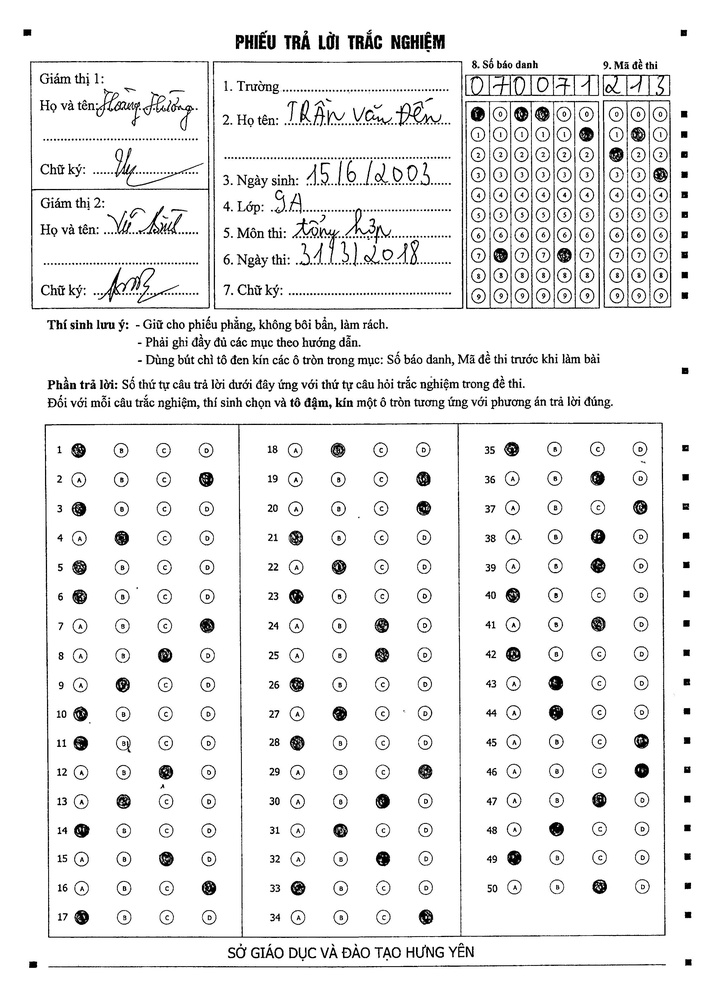
#> input picture data/images/20180402-1100 Bai thi 1.JPG, 708 x 997 px, shrunk from 2500 x 3524 before the run
$ python -i image_processing.py   (imports and definitions only)
#> lines starting #> are read from the running program, lines starting #| are printed output that depends on the picture; after the words box and inside, x2 and y2 are one past the last pixel; in counts of white or black regions, pixels touching at a corner belong together
import cv2
import numpy as np


def process_image(image_path):
    # Đọc ảnh
#> called with image_path = 'data/images/20180402-1100 Bai thi 1.JPG'
    image = cv2.imread(image_path)
#> image is the input picture: shape (997, 708, 3); min 0, max 255, mean 236.7
    gray = cv2.cvtColor(image, cv2.COLOR_BGR2GRAY)

    # Nhị phân hóa ảnh
    _, binary_image = cv2.threshold(gray, 150, 255, cv2.THRESH_BINARY_INV)
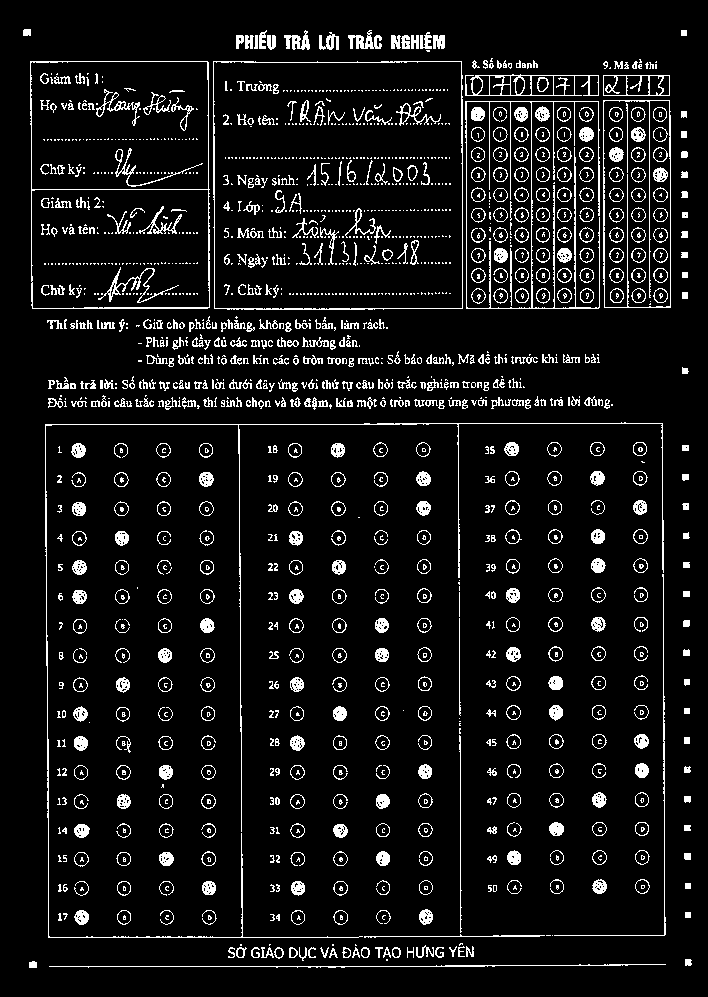
#> binary_image: shape (997, 708); 8% white in thin lines or dots, all inside (x1, y1, x2, y2) = (23, 29, 692, 968)

    # Phát hiện các ô tròn đáp án
    circles = cv2.HoughCircles(binary_image, cv2.HOUGH_GRADIENT, dp=1.2, minDist=10,
                               param1=50, param2=30, minRadius=10, maxRadius=20)
#> circles = 13 rows, first 8: [558.6, 114.6, 19.24], [642.6, 114.6, 19.24], [582.6, 114.6, 19.24], [498.6, 90.6, 16.6], [540.6, 113.4, 13.96], [594.6, 113.4, 19.24], [612.6, 114.6, 13.96], [630.6, 294.6, 19.24]

    # Xử lý kết quả phát hiện
    answers = []
    if circles is not None:
        circles = np.round(circles[0, :]).astype("int")
#> circles = 13 rows, first 8: [559, 115, 19], [643, 115, 19], [583, 115, 19], [499, 91, 17], [541, 113, 14], [595, 113, 19], [613, 115, 14], [631, 295, 19]
        for (x, y, r) in circles:
            # Kiểm tra xem ô có được tô hay không
            if is_filled(binary_image, x, y, r):
                answers.append((x, y))  # Lưu lại tọa độ các ô được tô
#> this loop made 13 passes
#> (x, y, r, filled_ratio in is_filled) on passes 1 to 12: (559, 115, 19, 58.91), (643, 115, 19, 55.76), (583, 115, 19, 54.64), (499, 91, 17, 53.64), (541, 113, 14, 84.07), (595, 113, 19, 47.44), (613, 115, 14, 37.27), (631, 295, 19, 49.47), (613, 85, 14, 57.98), (541, 85, 11, 59.03), (523, 85, 15, 61.33), (589, 295, 15, 49.42)
#> after the loop, answers = [(559, 115), (643, 115), (583, 115), (499, 91), (541, 113), (595, 113), (613, 115), (631, 295), (613, 85), (541, 85), (523, 85), (589, 295), (637, 235)]

    return answers


def is_filled(image, x, y, radius):
    # Kiểm tra tỷ lệ điểm đen trong vòng tròn
    mask = np.zeros_like(image)
    cv2.circle(mask, (x, y), radius, 255, -1)
    filled_ratio = np.sum(image[mask == 255]) / (np.pi * radius * radius)
    return filled_ratio > 0.5  # Trả về True nếu ô được tô đậm

>>> result = process_image('data/images/20180402-1100 Bai thi 1.JPG')
#> result has the same summary as answers in process_image

$ run again, on data/images/20180402-1100 Bai thi 3.JPG
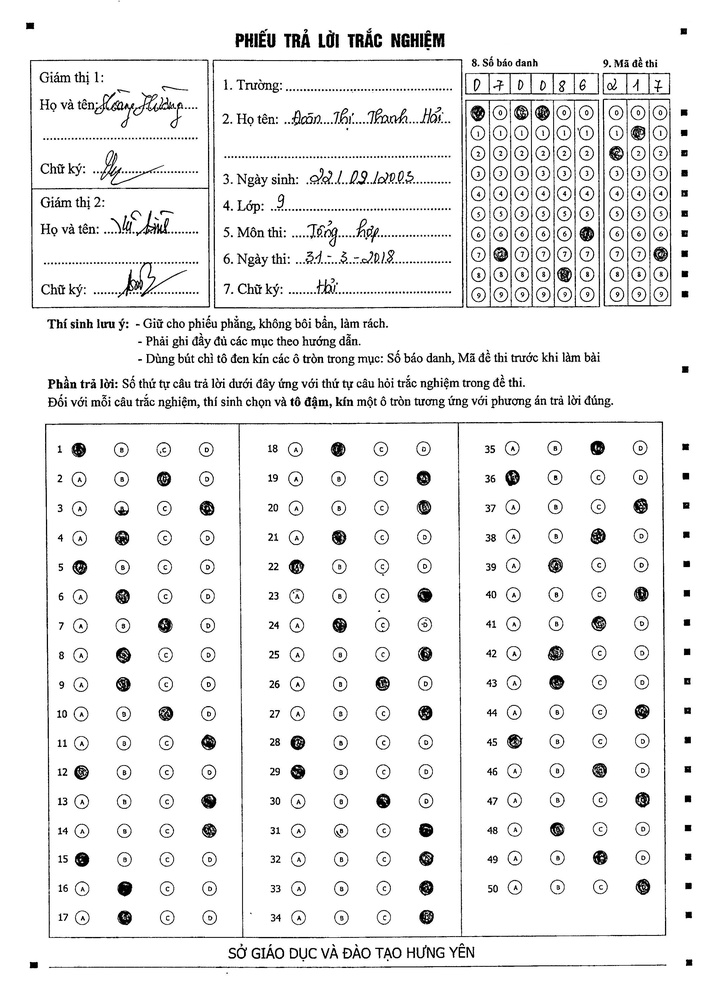
#> input picture data/images/20180402-1100 Bai thi 3.JPG, 707 x 998 px, shrunk from 2491 x 3518 before the run
#> in process_image, image is the input picture: shape (998, 707, 3); min 0, max 255, mean 237.3
#> in process_image, `_, binary_image = cv2.threshold(gray, 150, 255, cv2.THRESH_BINARY_INV)`:
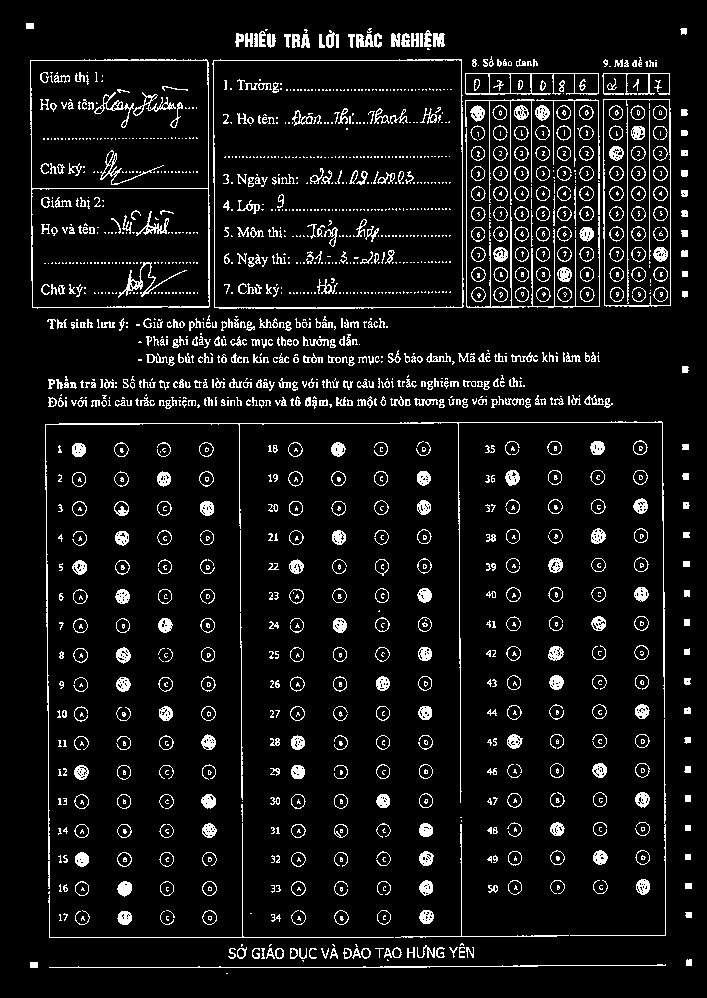
#> binary_image: shape (998, 707); 7.8% white in thin lines or dots, all inside (x1, y1, x2, y2) = (26, 23, 692, 974)
#> in process_image, `circles = cv2.HoughCircles(binary_image, cv2.HOUGH_GRADIENT, dp=1.2, m..`: circles = [[582.6, 132.6, 19.24], [617.4, 288.6, 17.92], [503.4, 132.6, 19.24], [474.6, 84.6, 15.28], [636.6, 132.6, 13.96], [564.6, 234.6, 16.6], [636.6, 114.6, 15.28], [498.6, 84.6, 12.64], [588.6, 294.6, 12.64]]
#> in process_image, `circles = np.round(circles[0, :]).astype("int")`: circles = [[583, 133, 19], [617, 289, 18], [503, 133, 19], [475, 85, 15], [637, 133, 14], [565, 235, 17], [637, 115, 15], [499, 85, 13], [589, 295, 13]]
#> the loop in process_image, `for (x, y, r) in circles:` made 9 passes
#> (x, y, r, filled_ratio in is_filled) on passes 1 to 8: (583, 133, 19, 41.82), (617, 289, 18, 51.86), (503, 133, 19, 42.05), (475, 85, 15, 50.14), (637, 133, 14, 76.61), (565, 235, 17, 48.87), (637, 115, 15, 52.67), (499, 85, 13, 52.35)
#> after the loop in process_image, `for (x, y, r) in circles:`: answers = [(583, 133), (617, 289), (503, 133), (475, 85), (637, 133), (565, 235), (637, 115), (499, 85), (589, 295)]
#> result has the same summary as answers in process_image

$ run again, on data/images/20180402-1100 Bai thi 4.JPG
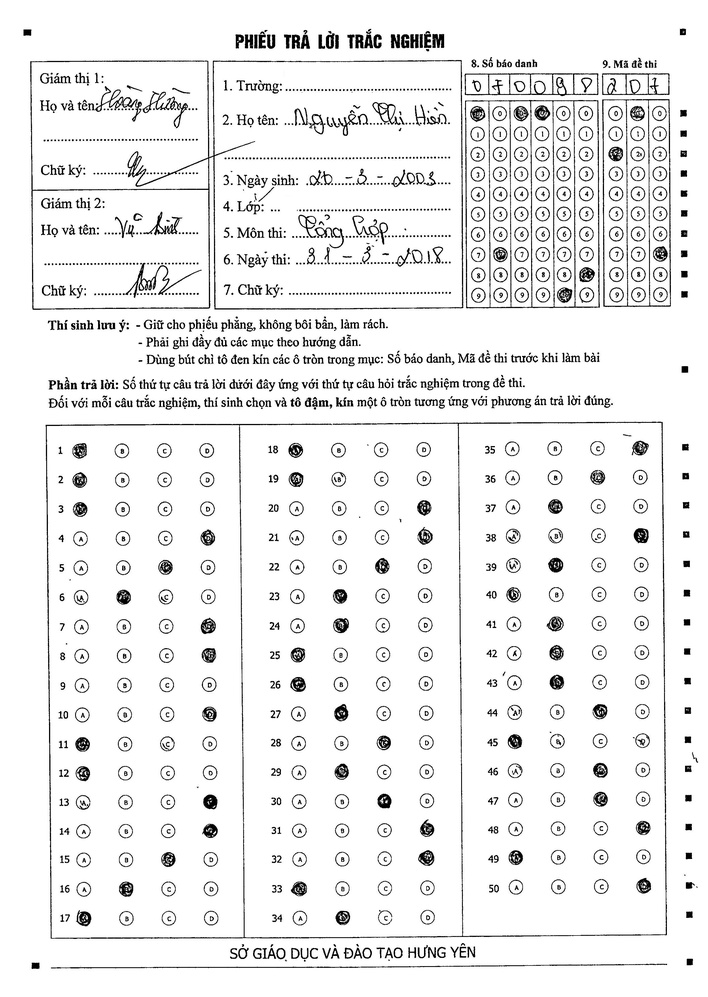
#> input picture data/images/20180402-1100 Bai thi 4.JPG, 708 x 997 px, shrunk from 2498 x 3518 before the run
#> in process_image, image is the input picture: shape (997, 708, 3); min 0, max 255, mean 237.2
#> in process_image, `_, binary_image = cv2.threshold(gray, 150, 255, cv2.THRESH_BINARY_INV)`:
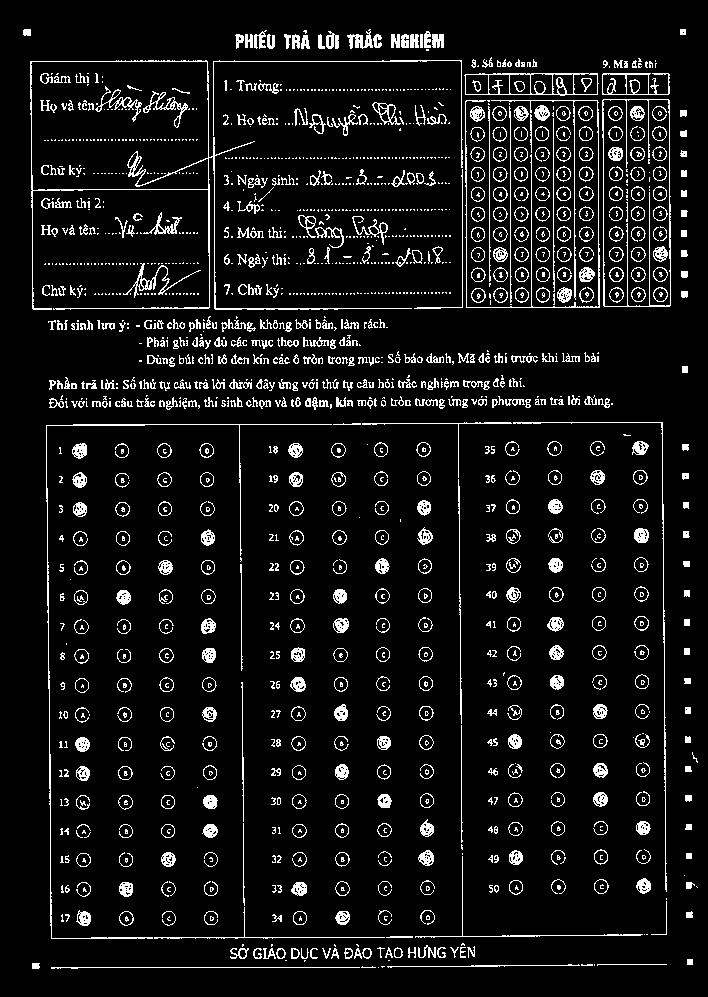
#> binary_image: shape (997, 708); 7.9% white in thin lines or dots, all inside (x1, y1, x2, y2) = (23, 29, 698, 969)
#> in process_image, `circles = cv2.HoughCircles(binary_image, cv2.HOUGH_GRADIENT, dp=1.2, m..`: circles = 15 rows, first 8: [479.4, 114.6, 19.24], [516.6, 132.6, 19.24], [558.6, 132.6, 19.24], [479.4, 192.6, 19.24], [587.4, 234.6, 16.6], [587.4, 192.6, 16.6], [636.6, 132.6, 15.28], [522.6, 294.6, 13.96]
#> in process_image, `circles = np.round(circles[0, :]).astype("int")`: circles = 15 rows, first 8: [479, 115, 19], [517, 133, 19], [559, 133, 19], [479, 193, 19], [587, 235, 17], [587, 193, 17], [637, 133, 15], [523, 295, 14]
#> the loop in process_image, `for (x, y, r) in circles:` made 15 passes
#> (x, y, r, filled_ratio in is_filled) on passes 1 to 8: (479, 115, 19, 68.13), (517, 133, 19, 51.94), (559, 133, 19, 42.05), (479, 193, 19, 45.42), (587, 235, 17, 43.81), (587, 193, 17, 42.13), (637, 133, 15, 40.76), (523, 295, 14, 54.25)
#> after the loop in process_image, `for (x, y, r) in circles:`: answers = [(479, 115), (517, 133), (559, 133), (479, 193), (587, 235), (587, 193), (637, 133), (523, 295), (589, 175), (637, 235), (475, 85), (499, 175), (617, 235), (613, 295), (565, 235)]
#> result has the same summary as answers in process_image
